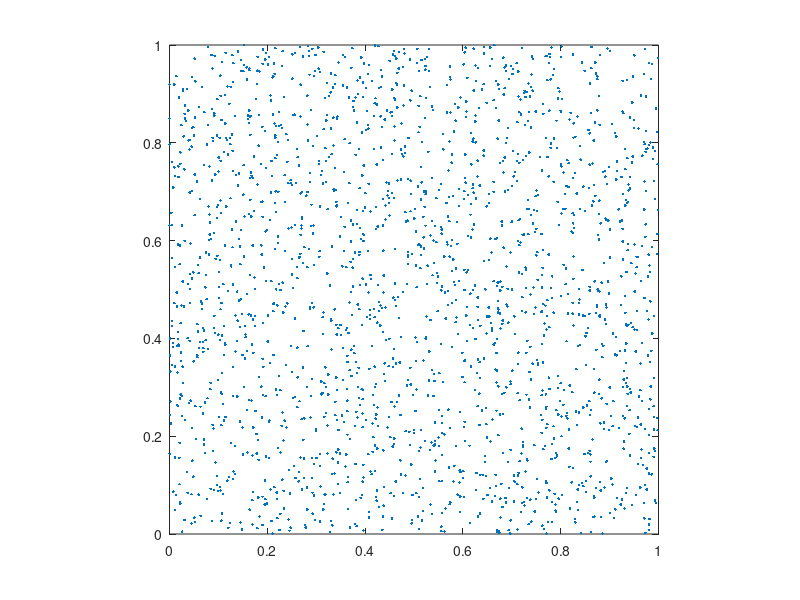

The MATLAB source for this figure: (Note: this script raises an error after producing the figure.)
%% Basic Settings.
clear;
close all;
warning off;

p = 5;

tol_hss = 1e-3;
tol_cg = 1e-8;
maxit = 100;

fprintf("tol_hss: %.1e\n", tol_hss);
fprintf("tol_cg: %.1e\n", tol_cg);
fprintf("maxit: %d\n", maxit);

%% Generate points x and omega.
n = 2^p;
nx = n;
ny = n;
N = nx * ny;
M = 2 * N;

x = rand(M, 2);

fprintf("M: %d, N: %d\n", M, N);

figure();
plot(x(:, 1), x(:, 2), "Marker", ".", "LineStyle", "none");
axis equal;
xlim([0, 1]);
ylim([0, 1]);

%% NUDFT2_Matrix.
% A = NUDFT2_2D_Matrix(x, nx, ny);
% kappa_A = cond(A);
% fprintf("cond(A): %.1e\n", kappa_A);

%% NUDFT2.
min_points = 256;
fprintf("min_points: %d\n", min_points);

tic;
A = NUDFT2_2D(nx, ny);
A.Construct_ID_Proxy(x, min_points, tol_hss);
t_construct = toc;
fprintf("Construct time: %.1e\n", t_construct);

r = A.Rank();
fprintf("HSS rank: %d\n", r);

mem_exact = M * N;
mem = A.Storage();
fprintf("Memory (GB): %.1e\n", double_to_gb(mem));
mem_ratio = mem / mem_exact;
fprintf("Mem ratio: %.1e\n", mem_ratio);

%% Apply.
u_ex = randn(N, 1) + randn(N, 1) * 1i;

tic;
f_nufft = MY_NUFFT2_2D(u_ex, x, nx, ny);
t_nufft = toc;
fprintf("NUFFT time: %.1e\n", t_nufft);

tic;
f = A.Apply(u_ex);
t_apply = toc;
fprintf("Apply time: %.1e\n", t_apply);

df = f - f_nufft;
rel_err = norm(df) / norm(f_nufft);
fprintf("Rel err: %.1e\n", rel_err);

%% URV Factorization.
tic;
A.URV_Factor();
t_factor = toc;
fprintf("Factor time: %.1e\n", t_factor);

%% MRI Reconstruction.
P = phantom('Modified Shepp-Logan', n);
u_ex = reshape(P, N, []);
f_nufft = MY_NUFFT2_2D(u_ex, x, nx, ny);

fprintf("Direct Solver\n");
tic;
u_direct = A.URV_Solve(f_nufft);
t_solve = toc;
fprintf("Direct solve time: %.1e\n", t_solve);
u_direct = real(u_direct);

r = f_nufft - MY_NUFFT2_2D(u_direct, x, nx, ny);
rel_res = norm(r) / norm(f_nufft);
fprintf("Rel res: %.1e\n", rel_res);

e = u_ex - u_direct;
rel_acc = norm(e) / norm(u_ex);
fprintf("Rel acc: %.1e\n", rel_acc);

fprintf("LSQR without Precond\n");
tic;
[u_cg, ~, ~, iter, ~] = INUDFT2_2D_CG(x, nx, ny, f_nufft, tol_cg, maxit);
t_iter = toc;
fprintf("Iterative solve time: %.1e\n", t_iter);
fprintf("Iter number: %d\n", iter);
u_cg = real(u_cg);

r = f_nufft - MY_NUFFT2_2D(u_cg, x, nx, ny);
rel_res = norm(r) / norm(f_nufft);
fprintf("Rel res: %.1e\n", rel_res);

e = u_ex - u_cg;
rel_acc = norm(e) / norm(u_ex);
fprintf("Rel acc: %.1e\n", rel_acc);

fprintf("LSQR with Precond\n");
tic;
[u_pcg, ~, ~, iter, ~] = INUDFT2_2D_PCG(A, x, nx, ny, f_nufft, tol_cg, maxit);
t_iter = toc;
fprintf("Iterative solve time: %.1e\n", t_iter);
fprintf("Iter number: %d\n", iter);
u_pcg = real(u_pcg);

r = f_nufft - MY_NUFFT2_2D(u_pcg, x, nx, ny);
rel_res = norm(r) / norm(f_nufft);
fprintf("Rel res: %.1e\n", rel_res);

e = u_ex - u_pcg;
rel_acc = norm(e) / norm(u_ex);
fprintf("Rel acc: %.1e\n", rel_acc);

P_reconstruct_direct = reshape(u_direct, n, n);
P_reconstruct_cg = reshape(u_cg, n, n);
P_reconstruct_pcg = reshape(u_pcg, n, n);

figure;
subplot(2, 2, 1);
imagesc(P);
colormap gray;
axis image;
axis off;
title('Original Shepp-Logan Phantom', 'FontSize', 12);
colorbar;
subplot(2, 2, 2);
imagesc(P_reconstruct_direct);
colormap gray;
axis image;
axis off;
title('Reconstructed Phantom from Direct Solver', 'FontSize', 12);
colorbar;
sgtitle('Reconstruction Comparison', ...
    'FontSize', 14, 'FontWeight', 'bold');
subplot(2, 2, 3);
imagesc(P_reconstruct_cg);
colormap gray;
axis image;
axis off;
title('Reconstructed Phantom from CG', 'FontSize', 12);
colorbar;
sgtitle('Reconstruction Comparison', ...
    'FontSize', 14, 'FontWeight', 'bold');
subplot(2, 2, 4);
imagesc(P_reconstruct_pcg);
colormap gray;
axis image;
axis off;
title('Reconstructed Phantom from PCG', 'FontSize', 12);
colorbar;
sgtitle('Reconstruction Comparison', ...
    'FontSize', 14, 'FontWeight', 'bold');
